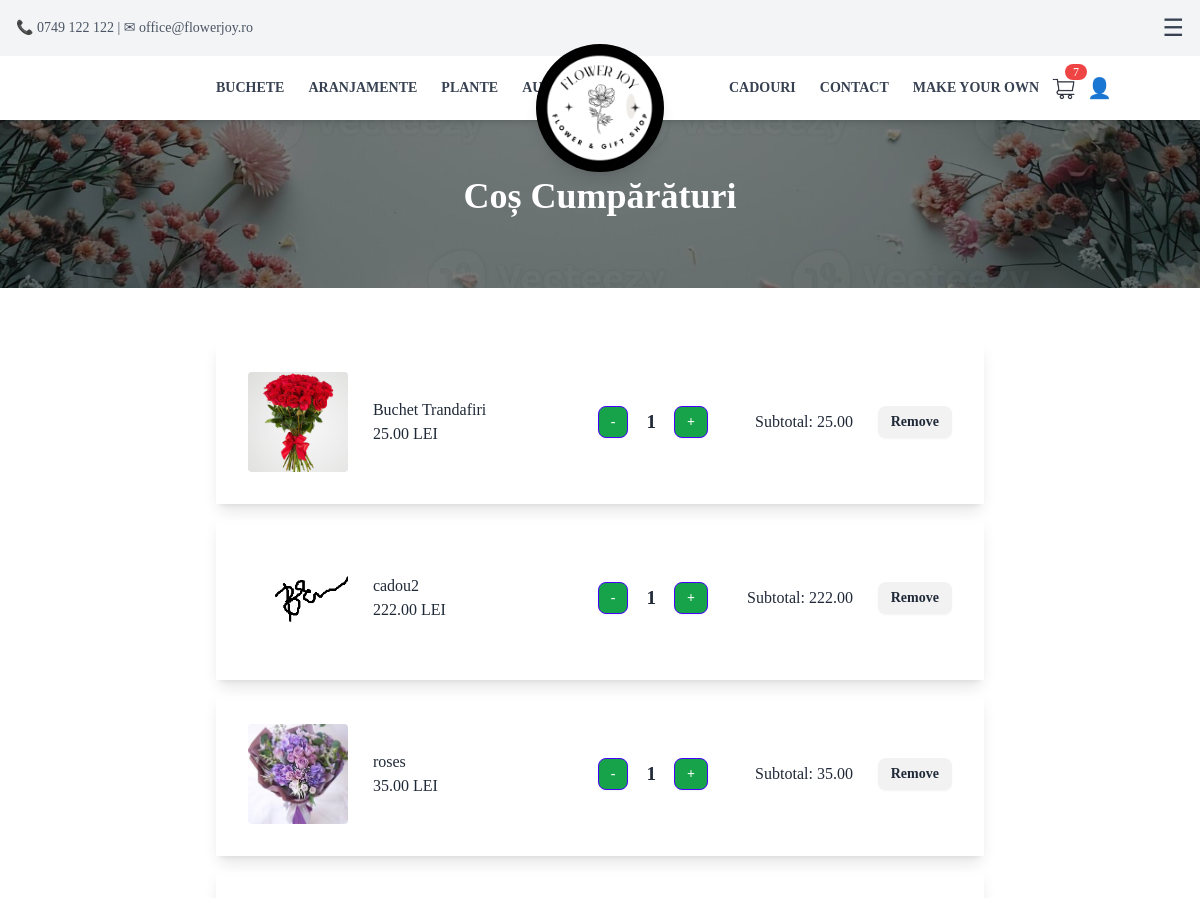
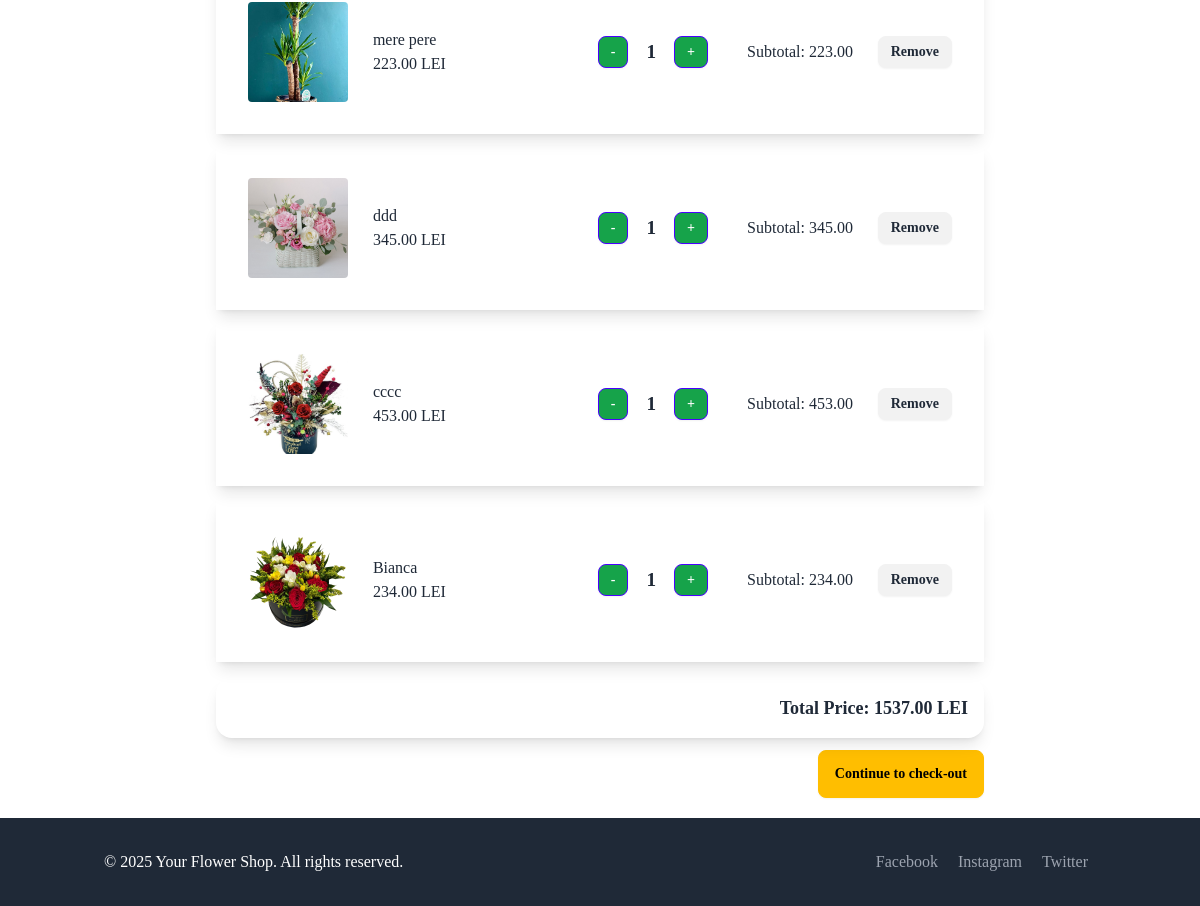
Page /cart/ on the earlier database version (2 pictures, top to bottom).
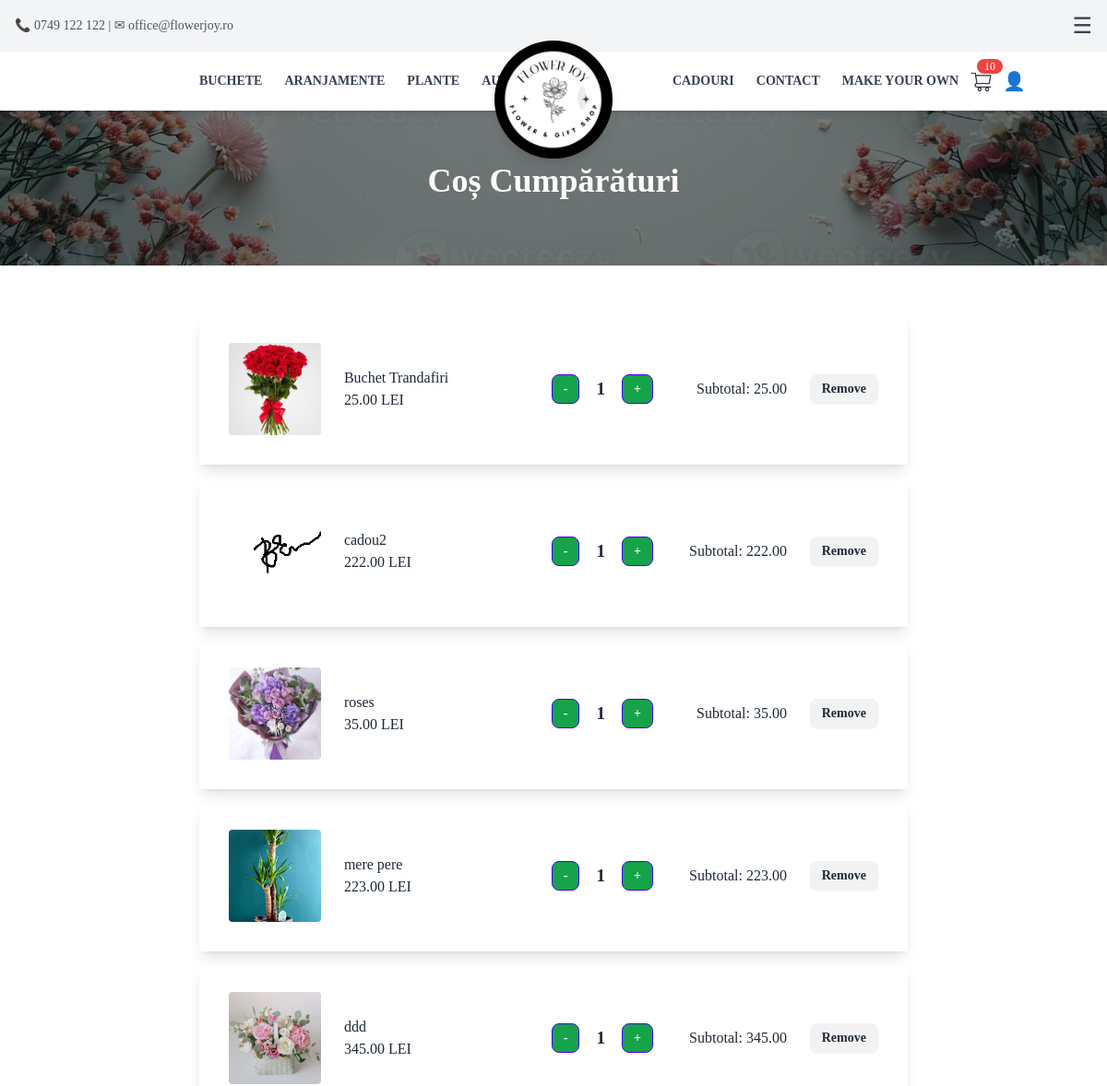
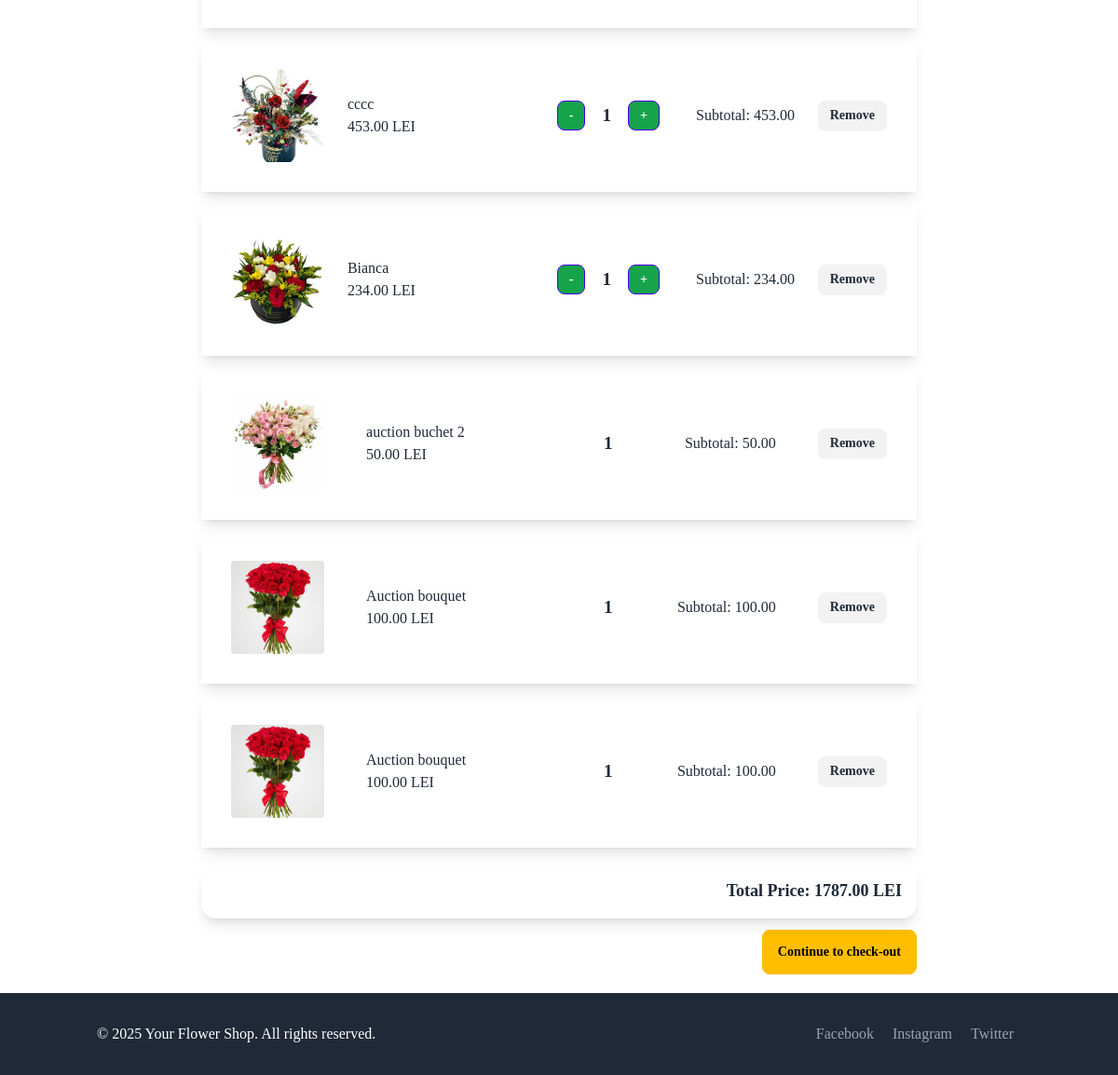
Same page on the later database version (2 pictures, top to bottom).
### App/models.py (models this page shows, shortened)
class CartItem(models.Model):
    user = models.ForeignKey(User, on_delete=models.CASCADE, null=True, blank=True)
    session_id = models.CharField(max_length=255, null=True, blank=True) # Store session ID for anonymous users
    product = models.ForeignKey(Product, on_delete=models.CASCADE)
    quantity = models.PositiveIntegerField(default=1)
    def total_price(self):
        return self.product.price * self.quantity

class Product(models.Model):
    name = models.CharField(max_length=100, null=False, blank=False)
    description = models.TextField()
    category = models.CharField(
        max_length=100,
        choices=[
            ("buchete", "buchete"),
            ("plante", "plante"),
            ("aranjamente", "aranjamente"),
            ("Accessories", "Accessories"),
            ("Gifts", "Gifts"),
            ("CustomBouquet", "CustomBouquet"),
        ],
        default="General"
    )
    price = models.DecimalField(max_digits=10, decimal_places=2, null=False, blank=False)
    image = models.ImageField(upload_to="Pictures/", null=False, blank=False)
    created_at = models.DateTimeField(auto_now_add=True, null=False, blank=False)
    is_custom = models.BooleanField(default=False)
    in_store = models.BooleanField(default=False)
    auction_manual = models.BooleanField(default=False)
    auction_start_time = models.DateTimeField(null=True, blank=True)
    auction_floor_price = models.DecimalField(max_digits=10, decimal_places=2, default=10)
    auction_interval_minutes = models.PositiveIntegerField(default=60)
    auction_drop_amount = models.DecimalField(max_digits=6, decimal_places=2, default=5)
    before_auction_price = models.DecimalField(max_digits=10, decimal_places=2, null=False, blank=False, default=0.00)  # Store the price before auction
    bid_submited = models.BooleanField(default=False)  # Track if a bid has been submitted
    number_of_purcheses = models.PositiveIntegerField(default=0)  # Track the number of purchases

### App/views.py (the view)
# urls.py: path('cart/', cart_view, name='cart'),
def cart_view(request):
    if request.user.is_authenticated:
        cart_items = CartItem.objects.filter(user=request.user)
    else:
        session_id = request.session.session_key
        if not session_id:
            request.session.create()
            session_id = request.session.session_key
        cart_items = CartItem.objects.filter(session_id=session_id)
    total_price = sum(item.total_price() for item in cart_items)
    context = {
        'cart_items': cart_items,
        'total_price': total_price
    }
    return render(request, 'cart.html', context)

### App/templates/partials/cart.html (shortened to what this page needs)
{% extends 'base.html' %}
{% block content %}
<section class="relative w-full h-72 bg-cover bg-center" style="background-image: url('/static/bannerCart.jpg');">
    <div class="container mx-auto px-4 py-16 relative z-10 text-white">
        <h1 class="text-4xl font-bold text-center mt-28">Coș Cumpărături</h1>
    </div>
</section>
<div class="container mx-auto px-4 py-8 bg-white">
    {% if cart_items %}
    <div class="container mt-5 max-w-3xl mx-auto">
        {% for cart_item in cart_items %}
        <div id="cart-item-{{ cart_item.id }}" >
            {% include 'partials/cart_item.html' with cart_item=cart_item %}
        </div>
        {% endfor %}
        <div id="total-price-container" class="card shadow-lg p-4 mt-4 text-right">
            <p class="text-lg font-semibold">Total Price: <span id="total-price">{{ total_price }}</span> LEI</p>
        </div>
        <a href=" {% url 'checkout' %} " class="btn btn-warning b-sm mt-3 mb-5 float-right">Continue to check-out</a>
    {% endif %}
    </div>
</div>
{% endblock %}

### App/templates/partials/cart_item.html
<div id="cart-item-{{ cart_item.id }}" class="card-body mb-3 shadow-lg"" hx-target="this" hx-swap="innerHTML">
    <div class="flex justify-between items-center">
        <div class="center">
            {% if not cart_item.product.is_custom %}
            <a href="{% url 'product_detail' pk=cart_item.product.id %}">
            {% endif %}
                <img src="{{ cart_item.product.image.url }}" class="img-fluid rounded" alt="{{ cart_item.product.name }}" style="width: 100px; height: 100px; object-fit: cover;">
            {% if not cart_item.product.is_custom %}
            </a>
            {% endif %}
        </div>
        <div class="center" style="flex: 1; max-width: 200px; text-align: left; padding-right: 10px;">
            <p class="card-text font-medium truncate" style="margin: 0;">{{ cart_item.product.name }}</p>
            <p class="card-text font-medium" style="margin: 0;">{{ cart_item.product.price }} LEI</p>
        </div>
        <div class="flex items-center space-x-2">
            {% if not cart_item.product.bid_submited %}
            <a href="{% url 'decrement_quantity' product_id=cart_item.product.id %}"
               class="btn btn-primary btn-sm center bg-green-600 text-white"
               hx-get="{% url 'decrement_quantity' product_id=cart_item.product.id %}"
               hx-target="#cart-item-{{ cart_item.id }}"
               hx-swap="outerHTML">-</a>
            {%endif %}
            <div class="center" style="padding: 0 10px; text-align: center;">
                <p class="card-text font-bold text-lg" style="margin: 0; font-size: 1.2rem;">{{ cart_item.quantity }}</p>
            </div>
            {% if not cart_item.product.bid_submited %}
            <a href="{% url 'increment_quantity' product_id=cart_item.product.id %}"
               class="btn btn-primary btn-sm center bg-green-600 text-white"
               hx-get="{% url 'increment_quantity' product_id=cart_item.product.id %}"
               hx-target="#cart-item-{{ cart_item.id }}"
               hx-swap="outerHTML">+</a>
            {%endif %}
        </div>
        <div class="center" style="min-width: 120px; text-align: right;">
            <p class="card-text">Subtotal: {{ cart_item.total_price }}</p>
        </div>
        <div class="center">
            <a href="{% url 'remove_from_cart' product_id=cart_item.product.id %}"
               class="btn btn-danger btn-sm"
               hx-get="{% url 'remove_from_cart' product_id=cart_item.product.id %}"
               hx-target="#cart-item-{{ cart_item.id }}"
               hx-swap="outerHTML">Remove</a>
        </div>
    </div>
</div>

Differences in the rows shown:
added CartItem: product.image (picture), product.name "auction buchet 2", product.price "50.00", quantity "1", total_price "50.00"
added CartItem: product.image (picture), product.name "Auction bouquet", product.price "100.00", quantity "1", total_price "100.00"
added CartItem: product.image (picture), product.name "Auction bouquet", product.price "100.00", quantity "1", total_price "100.00"
Other differences:
{{ cart_count }}: "7" → "10"
{{ total_price }}: "1537.00" → "1787.00"
